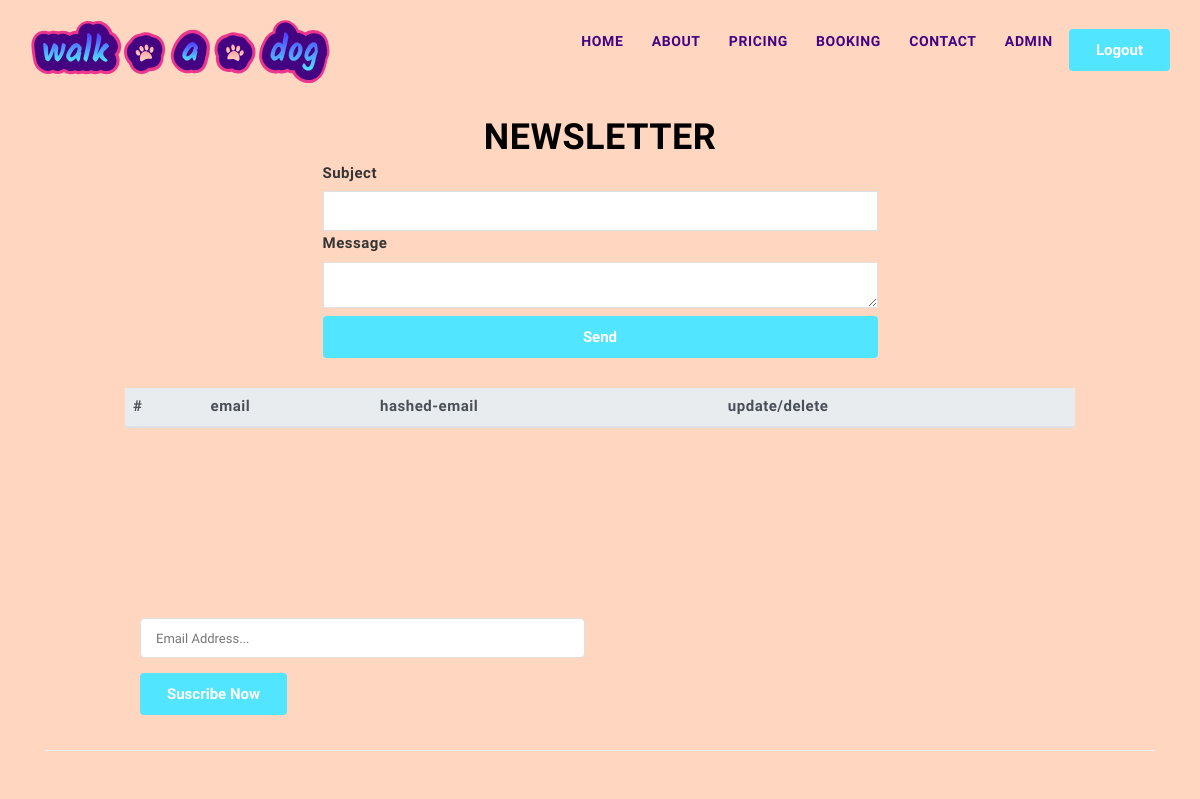
Before: /admin.php?login=success (signed in) with the older database file.
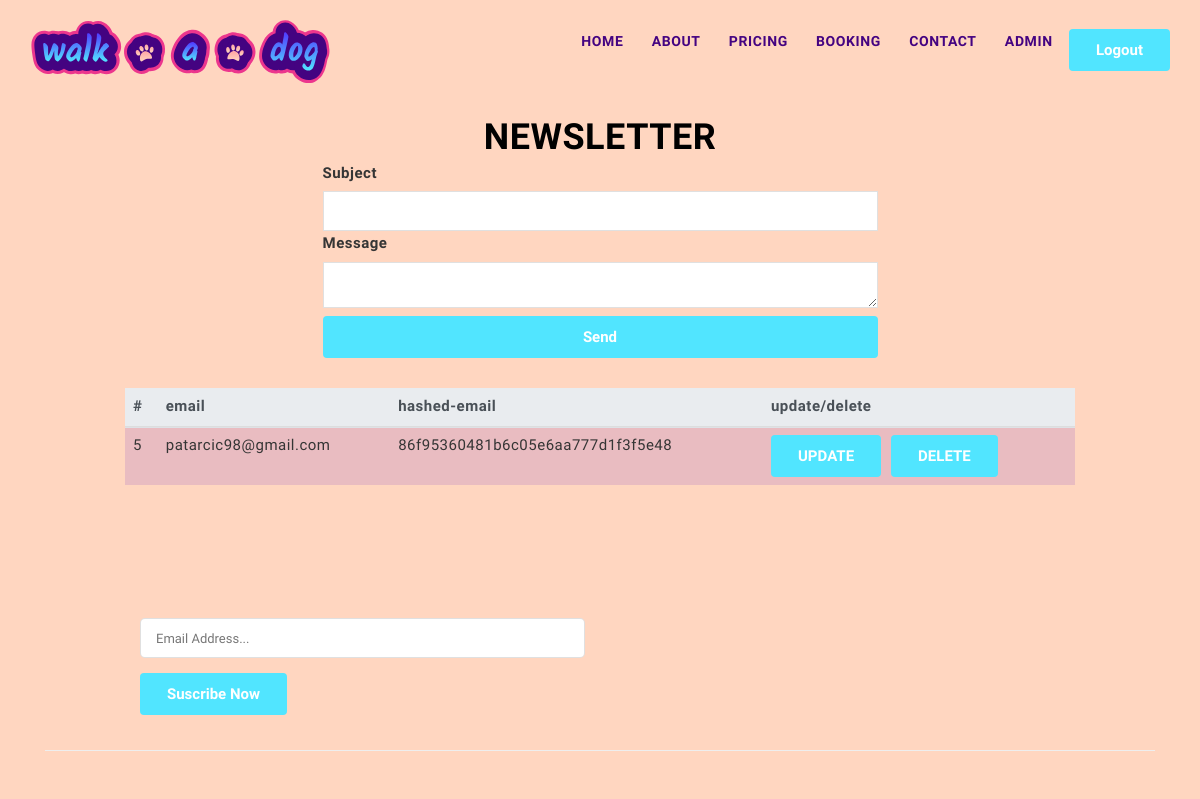
After: the same page with the newer database file.
### tables this page shows
CREATE TABLE `newsletter` (
  `id` int(11) NOT NULL,
  `mail` varchar(50) NOT NULL,
  `hashedMail` varchar(60) NOT NULL
);

### admin.php (the view, shortened to what this page needs)
<?php
require "includes/database.inc.php";
require "includes/header.inc.php";
    if(isset($_SESSION['username']) and $_SESSION='lukaku') {
            $sql = "SELECT * FROM newsletter";
            $query = mysqli_query($connect,$sql);
            echo "
                <div class=\"container\">
                    <div class=\"row mt-5\">
                        <div class=\"col-sm-12\">
                            <h1 class=\"text-center\">Newsletter</h1>
                        </div>
                        <div class=\"col-sm-6 col-sm-offset-3 mb-5\">
                            <form method=\"post\" action=\"includes/sendMail.inc.php\">
                                <label>Subject</label>
                                <input type=\"text\" name=\"subject\">
                                <label>Message</label>
                                <textarea name=\"txt\"></textarea>
                                <button class=\"btn btn-primary btn-group-justified\" type=\"submit\" name=\"submit\">Send</button>
                            </form>
                            $mailSuccess
                        </div>
                    </div>
                    <div class=\"col-sm-10 col-sm-offset-1 table-scroll\">
                    <table class=\"table table-striped table-danger\">
                        <thead class=\"thead-light\">
                            <tr>
                                <th>#</th>
                                <th>email</th>
                                <th>hashed-email</th>
                                <th>update/delete</th>
                            <tr>
                        </thead>
                        <tbody>
                        ";
            while($result = mysqli_fetch_assoc($query)) {
                echo "
                    <tr>
                        <td>{$result['id']}</td>
                        <td>{$result['mail']}</td>
                        <td>{$result['hashedMail']}</td>
                        <td><form method=\"post\" action=\"includes/editMail.inc.php\"><input type=\"hidden\" name=\"id\" value=\"{$result['id']}\"><button type=\"submit\" name=\"update\" value=\"update\" class=\"btn btn-primary\">UPDATE</button><button onclick=\"return confirm('Are you sure you wish to delete this item?');\"  type=\"submit\" name=\"delete\" value=\"delete\" class=\"btn btn-primary ml-3\">DELETE</button></form></td>
                    </tr>
                ";
            }
            echo "
                    </tbody>
                    </table>
                    </div>
            <div class=\"col-sm-5 col-sm-offset-1 mt-5\">
                <form action=\"includes/adminNewsletter.inc.php\" method=\"post\">
                                        <div class=\"form-group\">
                                            <input type=\"hidden\" name=\"hidden\">
                                            <input type=\"text\" name=\"email\" placeholder=\"Email Address...\" >
                                        </div>
                                        <div>
                                            <span>";
                echo "
                                                </span>
                                        </div>
                                        <div class=\"form-group\">
                                            <button type=\"submit\" name=\"submit\" class=\"btn btn-primary\">suscribe now</button>
                                        </div>
                                    </form>
                                    </div>
                                    <div class=\"col-sm-12\">
                                    <hr>
                                    </div>
                                    </div>
                                    ";
    }
    ?>

### includes/header.inc.php (shortened to what this page needs)
<?php
if(isset($_SESSION['username'])){
    $logout = "<form action=\"includes/logout.inc.php\" method=\"post\">
                <button class=\"btn btn-primary\" type=\"submit\" name=\"submit\">Logout</button>
                </form>";
    $admin = "<a href=\"admin.php\">Admin</a>";
}
echo "<!DOCTYPE html>
<html lang=\"en\">
<head>
    <link rel=\"stylesheet\" type=\"text/css\" href=\"css/style.css\">
</head>
<body>
    <header class=\"main-header\">
        <div id=\"masthead\" class=\"site-header menu\">
            <div class=\"container\">
                <div class=\"site-branding\">
                    <a href=\"index.php\" class=\"logo\"><img src=\"images/dog.svg\" alt=\"logo\"></a>
                </div>
                <div class=\"header-nav-search\">
                    <div id=\"main-navigation\">
                        <nav class=\"main-navigation\">
                            <ul>
                                <li><a href=\"index.php#home\">Home</a></li>
                                <li><a href=\"index.php#about\">About</a> </li>
                                <li><a href=\"index.php#pricing\">Pricing</a></li>
                                <li><a href=\"index.php#booking\">Booking</a></li>
                                <li><a href=\"index.php#contact\">Contact</a></li>
                                <li>$admin</li>
                                <li>$logout</li>
                            </ul>
                        </nav>
                    </div>
                </div>
            </div>
        </div>
    </header>
";

### css/admin.css (style rules this page uses)
.btn.btn-primary { font-size: 15px; background: #51E5FF; text-align: center; display: inline-block; border: none; outline: none; color: #fff; text-transform: capitalize; font-weight: bold; }

Changed rows visible on the page:
added newsletter: id "5", mail "patarcic98@gmail.com", hashedMail "86f95360481b6c05e6aa777d1f3f5e48"
